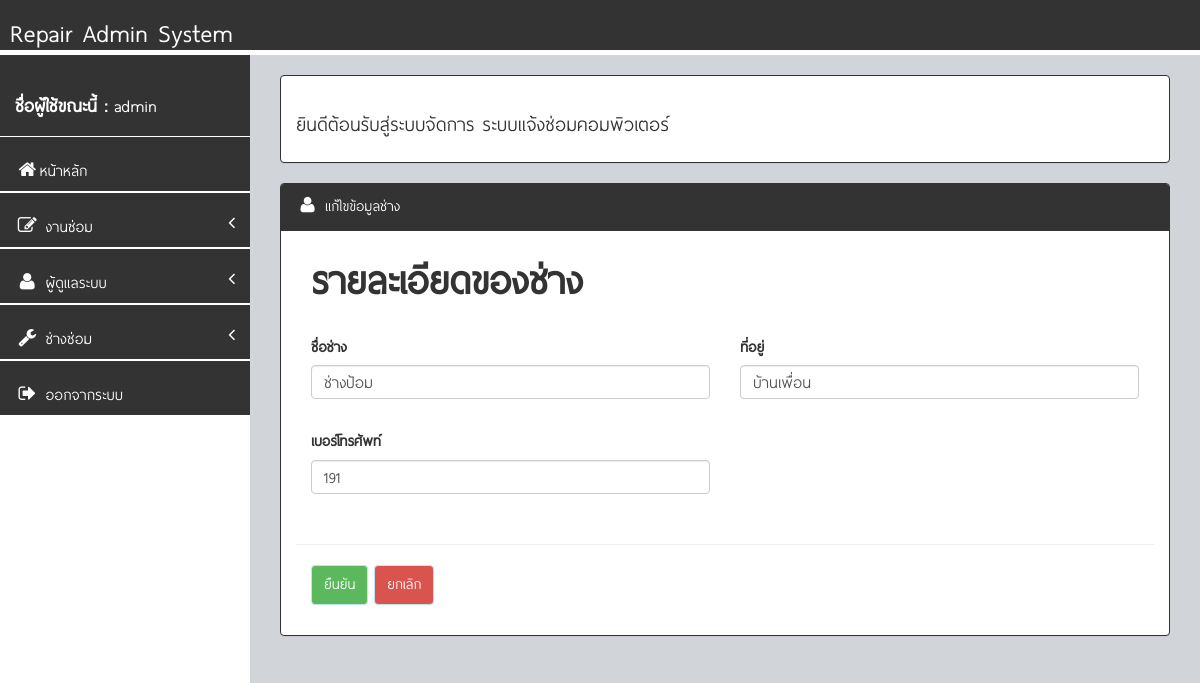
Screenshot of /manage_repairman_edit.php?id=4 (signed in) with the database file from the repository.
### tables this page shows
CREATE TABLE `repair_man` (
  `Rep_ID` int(11) NOT NULL,
  `Rep_Name` varchar(255) NOT NULL,
  `Rep_Address` varchar(255) NOT NULL,
  `Rep_Tel` varchar(255) NOT NULL,
  `Rep_Status` int(11) NOT NULL COMMENT '0 = ว่าง , 1 = ไม่ว่าง'
);

### conn.php (called while the page is built, shortened)
<?php
$title_web = "ระบบแจ้งซ่อมคอมพิวเตอร์";
?>

### manage_repairman_edit.php (the view, shortened to what this page needs)
<?php require_once "header.php";?>
    <div id="wrapper">
        <?php
			  require_once "menu_left.php";
		?>
        <div id="page-wrapper">
            <div class="row">
                <br/>
                <div class="col-lg-12">
                    <div class="panel panel-body panel-primary alert-danger"><h3><font color="#333333">ยินดีต้อนรับสู่ระบบจัดการ <?php echo $title_web;?></font></h3></div>
                </div>
            </div>
            <div class="row">
                <div class="col-lg-12">
                    <div class="panel panel-primary">
                        <div class="panel-heading">
                            <i class="fa fa-user fa-fw"></i> แก้ไขข้อมูลช่าง
                        </div>
                        <div class="panel-body">
                            <div class="row">
                                <div class="col-lg-12">
                                    <form name="form1" id="myform1" action="?admin=update&id=<?php echo $_REQUEST['id'];?>" method="post" enctype="multipart/form-data" onsubmit="return chk_error();">
                                    <?php
									$sql = $conn->query("select * from repair_man where Rep_ID = '$_REQUEST[id]'")or die (mysqli_error());
									$show = $sql->fetch_assoc ();
									?>
                                    <div class="form-group col-lg-12">
                                            <label><font size="20">รายละเอียดของช่าง</font></label>
                                    </div>
									<div class="form-group col-lg-6">
                                            <label>ชื่อช่าง</label>
                                        <div class="form-group has-feedback">
                                            <input name="name" type="text" required class="form-control css-require" placeholder="กรอกชื่อช่าง"
                                            value="<?php echo $show['Rep_Name'];?>">
                                        </div>
                                    </div>
                                    <div class="form-group col-lg-6">
                                            <label>ที่อยู่</label>
                                        <div class="form-group has-feedback">
                                            <input name="address" type="text" required class="form-control css-require" placeholder="กรอกที่อยู่"
                                            value="<?php echo $show['Rep_Address'];?>">
                                        </div>
                                    </div>
                                    <div class="form-group col-lg-6">
                                            <label>เบอร์โทรศัพท์</label>
                                        <div class="form-group has-feedback">
                                            <input name="tel" type="number" required class="form-control css-require" placeholder="กรอกเบอร์โทรศัพท์"
                                            value="<?php echo $show['Rep_Tel'];?>">
                                        </div>
                                    </div>
                                    <div class="clearfix"></div>
                                    <hr>
									<div class="col-lg-12 form-group">
									<input name="submit" type="submit" class="btn btn-success panel-info" value="ยืนยัน">
									<input name=""  type="reset" class="btn btn-danger panel-info" value="ยกเลิก" onclick="location.href='manage_repairman.php';">
									</div>
									</form>
                                </div>
                            </div>
                        </div>
                    </div>
                </div>
            </div>
                    </div>
                </div>
</body>
</html>

### css/BackEnd/assets/css/style.css (style rules this page uses)
body { background-color:#FFFFFF; }
#wrapper { width: 100%; margin-top: 55px!important; background-color:#FFFFFF; }
#page-wrapper { padding: 0 15px; min-height: 568px; background-color:rgb(209, 212, 216); }

### css/BackEnd/assets/css/main-style.css (style rules this page uses)
@media (min-width:768px) { #page-wrapper { position: inherit; margin: 0 0 0 250px; padding: 0 30px; min-height: 1000px; } }

### rows the page displays
repair_man: name "ช่างป้อม", address "บ้านเพื่อน", tel "191"

### other values shown
$_SESSION['ses_admin_user'] "admin"
$title_web "ระบบแจ้งซ่อมคอมพิวเตอร์"
